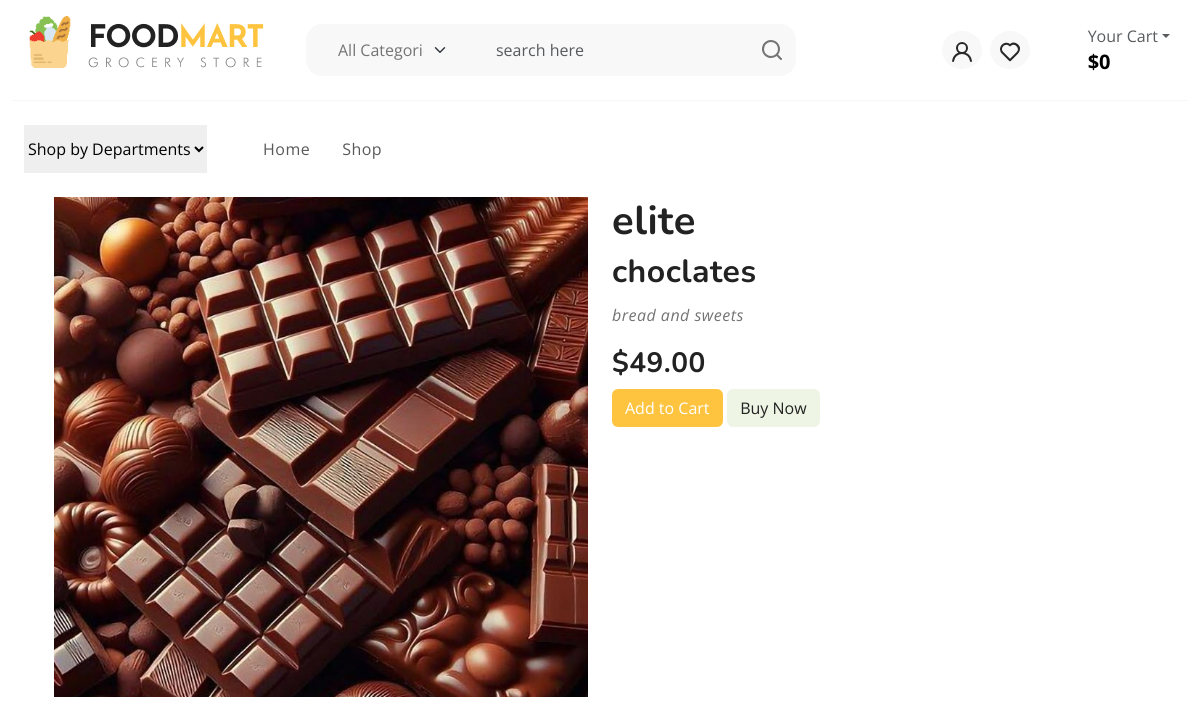
Screenshot of /product_details/7/ with the database file from the repository.
### shop/models.py (models this page shows, shortened)
class Product(models.Model):
    name = models.CharField(max_length=255)
    image = models.ImageField(upload_to='products/',default='products/default.jpg')
    CATEGORY = models.ForeignKey(Category, on_delete=models.CASCADE, related_name="products")
    BRAND = models.ForeignKey(Brand, on_delete=models.CASCADE, related_name="products")
    price = models.DecimalField(max_digits=10, decimal_places=2)
    offer_rate = models.PositiveIntegerField(default=0)
    stock = models.PositiveIntegerField(default=0)
    description = models.TextField(blank=True, null=True)
    created_time = models.DateTimeField(auto_now_add=True)

class Brand(models.Model):
    name = models.CharField(max_length=255)

class Category(models.Model):
    name = models.CharField(max_length=255)

### shop/views.py (the view)
# urls.py: path('product_details/<int:p_id>/', views.product_details, name='product_details'),
def product_details(request, p_id):
    cart_context = cart(request)
    cart_item = cart_context['cart_item']
    cart_total = cart_context['cart_total']
    product = Product.objects.get(id=p_id)
    return render(request,'productdetail.html', {'product': product, "cart_item": cart_item, 'cart_total': cart_total})

### shop/views.py (called while the page is built)
def cart_id(request):
    cart = request.session.session_key
    if not cart:
        cart = request.session.create()
        cart = request.session.session_key
    return cart

def cart(request):
    cart = cart_id(request)
    cart_item = CartItem.objects.filter(CART__cart_id = cart)
    tamount =0
    for i in cart_item:
        tamount += i.PRODUCT.price*i.quantity
    cart_context= {
        "cart_item":cart_item,
        "cart_total":tamount
    }
    return cart_context

### templates/productdetail.html (shortened to what this page needs)
{% extends 'base.html' %}
{% block content %}
<div class="container">
    <div class="row">
        <div class="col-md-6">
            <img style="height: 500px; width: 100%;object-fit: cover;" src="{{ product.image.url }}" alt="" class="img-fluid">
        </div>
        <div class="col-md-6">
            {% if product.BRAND.name  != "undefined" %}
            <h1>{{ product.BRAND.name }}</h1>
            {% endif %}
            <h2>{{ product.name }}</h2>
            <p><i>{{ product.CATEGORY.name }}</i></p>
            <h3>${{ product.price }}</h3>
            <a href="{% url 'add_to_cart' product.id %}"><button class="btn btn-primary">Add to Cart</button></a>
           <a href="{% url 'buynow' %}"> <button class="btn btn-success">Buy Now</button></a>
        </div>
    </div>
</div>
{% endblock %}

### static/style.css (style rules this page uses)
:root { --header-height : 160px; --header-height-min : 80px; }
:root { --accent-color : #FFC43F; --dark-color : #222222; --light-dark-color : #727272; --light-color : #fff; --grey-color : #dbdbdb; --light-grey-color : #fafafa; --primary-color : #6995B1; --light-primary-color : #eef1f3; }
:root { --body-font : "Open Sans", sans-serif; --heading-font : "Nunito", sans-serif; }
body { --bs-link-color: #333; --bs-link-hover-color:#333; --bs-link-color-rgb: 40,40,40; --bs-link-hover-color-rgb: 0,0,0; --bs-light-rgb: 248, 248, 248; --bs-font-sans-serif: "Open Sans", sans-serif; --bs-body-font-family: var(--bs-font-sans-serif); --bs-body-font-size: 1rem; --bs-body-font-weight: 400; --bs-body-line-height: 2; --bs-body-color: #747474; --bs-primary: #FFC43F; --bs-primary-rgb: 255, 196, 63; --bs-success: #a3be4c; --bs-success-rgb: 163, 190, 76; --bs-primary-bg-subtle: #FFF9EB; --bs-success-bg-subtle: #eef5e5; --bs-border-color: #F7F7F7; --bs-secondary-rgb: 230, 243, 251; --bs-danger-rgb: 249, 235, 231; --bs-warning-rgb: 255, 249, 235; --bs-info-rgb: 230, 243, 250; }
.btn-primary { --bs-btn-color: #fff; --bs-btn-bg: #ffc43f; --bs-btn-border-color: transparent; --bs-btn-hover-color: #fff; --bs-btn-hover-bg: #f7a422; --bs-btn-hover-border-color: transparent; --bs-btn-focus-shadow-rgb: 49,132,253; --bs-btn-active-color: #fff; --bs-btn-active-bg: #ffc43f; --bs-btn-active-border-color: transparent; --bs-btn-active-shadow: inset 0 3px 5px rgba(0, 0, 0, 0.125); --bs-btn-disabled-color: #fff; --bs-btn-disabled-bg: #d3d7dd; --bs-btn-disabled-border-color: transparent; }
.btn-success { --bs-btn-color: #222; --bs-btn-bg: #EEF5E4; --bs-btn-border-color: #EEF5E4; --bs-btn-hover-color: #222; --bs-btn-hover-bg: #9de3c2; --bs-btn-hover-border-color: #9de3c2; --bs-btn-focus-shadow-rgb: 60,153,110; --bs-btn-active-color: #222; --bs-btn-active-bg: #9de3c2; --bs-btn-active-border-color: #9de3c2; --bs-btn-active-shadow: inset 0 3px 5px rgba(0, 0, 0, 0.125); --bs-btn-disabled-color: #222; --bs-btn-disabled-bg: #EEF5E4; --bs-btn-disabled-border-color: #EEF5E4; }
body { letter-spacing: 0.03em; }
h1,h2,h3,h4,h5,h6 { font-family: var(--heading-font); color: var(--dark-color); font-weight: 700; }
.container, .container-fluid, .container-lg, .container-md, .container-sm, .container-xl, .container-xxl { --bs-gutter-x: 3rem; }

### rows the page displays
Product: image (picture), BRAND.name "elite", name "choclates", CATEGORY.name "bread and sweets", price "49.00"

### other values shown
{{ cart_total }} "0"
